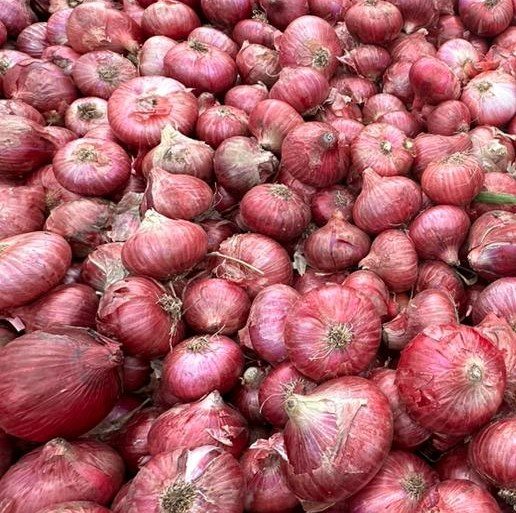
#> input picture onions.jpg, 516 x 513 px, found by its file name
$ python main.py
#> lines starting #> are read from the running program, lines starting #| are printed output that depends on the picture; after the words box and inside, x2 and y2 are one past the last pixel; in counts of white or black regions, pixels touching at a corner belong together
#> in main, image is the input picture: shape (513, 516, 3); mean B, G, R 103.2, 96.3, 168.8
import cv2
import os
import numpy as np

def detect_onion_color(image):

    # Convert image to HSV color space
    hsv = cv2.cvtColor(image, cv2.COLOR_BGR2HSV)

    # Define thresholds for each color
    lower_red = np.array([0, 50, 50])
    upper_red = np.array([10, 255, 255])
    lower_pink = np.array([150, 50, 50])
    upper_pink = np.array([170, 255, 255])
    lower_white = np.array([0, 0, 200])
    upper_white = np.array([180, 30, 255])

    # Create masks for each color
    mask_red = cv2.inRange(hsv, lower_red, upper_red)
    mask_pink = cv2.inRange(hsv, lower_pink, upper_pink)
    mask_white = cv2.inRange(hsv, lower_white, upper_white)

    # Count the number of non-zero pixels in each mask
    red_pixels = cv2.countNonZero(mask_red)
    pink_pixels = cv2.countNonZero(mask_pink)
    white_pixels = cv2.countNonZero(mask_white)

    # Determine the predominant color based on the number of pixels
    max_pixels = max(red_pixels, pink_pixels, white_pixels)
    if max_pixels == red_pixels:
        return "Red"
    elif max_pixels == pink_pixels:
        return "Pink"
    elif max_pixels == white_pixels:
        return "White"
    else:
        return "Unknown"

def count_onion_colors(image):
    # Convert image to grayscale
    gray = cv2.cvtColor(image, cv2.COLOR_BGR2GRAY)
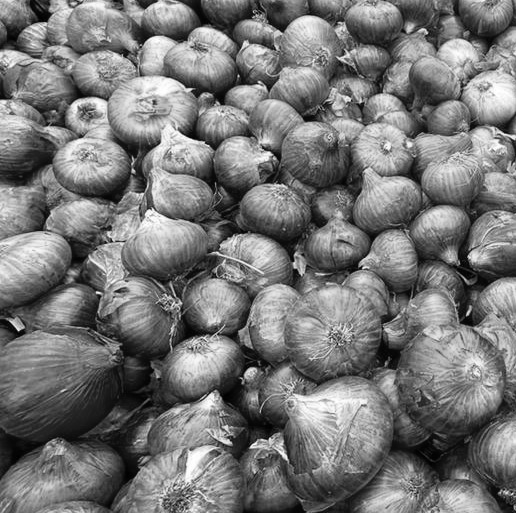
#> gray: shape (513, 516); min 0, max 255, mean 118.8

    # Apply Gaussian blur to reduce noise
    blurred = cv2.GaussianBlur(gray, (5, 5), 0)

    # Threshold the image to obtain binary mask
    _, thresh = cv2.threshold(blurred, 220, 255, cv2.THRESH_BINARY)
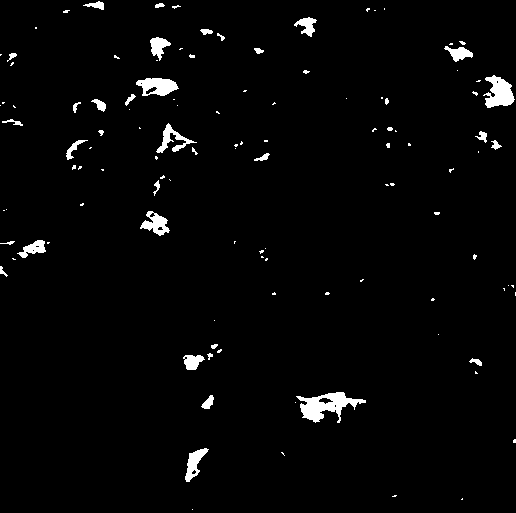
#> thresh: shape (513, 516); 2.4% white; 115 white regions (79 under 20 px)

    # Find contours in the binary mask
    contours, _ = cv2.findContours(thresh, cv2.RETR_EXTERNAL, cv2.CHAIN_APPROX_SIMPLE)
#> contours = 115 contours, 87 with area under 20; largest, box (x1, y1, x2, y2) and area: (296, 392, 366, 423) 924, (483, 75, 515, 108) 583, (136, 78, 179, 96) 505, (140, 211, 170, 236) 354, (185, 448, 209, 482) 322

    # Initialize counters for red, pink, and white onions
    red_count = 0
    pink_count = 0
    white_count = 0

    # Iterate through contours and classify onions based on color
    for contour in contours:
        # Compute the bounding box for the contour
        x, y, w, h = cv2.boundingRect(contour)

        # Extract the region of interest (ROI) from the original image
        roi = image[y:y+h, x:x+w]

        # Classify the color of the onion using the detect_onion_color function
        color = detect_onion_color(roi)

        # Update the count based on the color classification
        if color == "Red":
            red_count += 1
        elif color == "Pink":
            pink_count += 1
        elif color == "White":
            white_count += 1
#> this loop made 115 passes
#> (x, y, w, h, roi, hsv in detect_onion_color, mask_red in detect_onion_color, mask_pink in detect_onion_color) on passes 1, 7, 16, 17, 24, 32: (192, 509, 1, 1, [[232, 231, 255]], [[179, 24, 255]], [0], [0]), (295, 402, 1, 1, [[225, 248, 255]], [[23, 30, 255]], [0], [0]), (438, 334, 1, 1, [[223, 201, 253]], [[167, 52, 253]], [0], [255]), (214, 320, 1, 1, [[214, 223, 255]], [[7, 41, 255]], [0], [0]), (508, 285, 1, 1, [[225, 205, 248]], [[166, 44, 248]], [0], [0]), (265, 248, 1, 1, [[228, 216, 255]], [[171, 39, 255]], [0], [0])
#> (contour, x, y, w, h, mask_pink in detect_onion_color, mask_white in detect_onion_color, red_pixels in detect_onion_color) on passes 10, 33, 34: ([[475, 371], [475, 373], [477, 373]], 475, 371, 3, 3, [[0, 0, 0], [0, 0, 0], [0, 0, 0]], [[255, 255, 0], [255, 255, 255], [255, 255, 255]], 0), ([[47, 242], [47, 243], [48, 243], [49, 242]], 47, 242, 3, 2, [[0, 0, 0], [0, 0, 0]], [[0, 0, 0], [0, 255, 0]], 0), ([[234, 241], [234, 243], [234, 242], [235, 241]], 234, 241, 2, 3, [[0, 0], [0, 0], [0, 0]], [[255, 0], [255, 0], [0, 0]], 0)

    return red_count, pink_count, white_count

def main():
    # Directory containing onion images
    project_dir = "../ONION DETECTION/"
    image_file = os.path.join(project_dir, "onions.jpg")

    # Check if the image file exists
    if not os.path.isfile(image_file):
        print("Error: Image file not found:", image_file)
        return

    # Read the image from file
    image = cv2.imread(image_file)

    if image is None:
        print("Error: Failed to read image:", image_file)
        return

    # Display the image
    cv2.imshow('Onion Detection', image)

    # Count the number of onions of each color
    red_count, pink_count, white_count = count_onion_colors(image)
    print("Number of Red Onions:", red_count)
#| Number of Red Onions: 44
    print("Number of Pink Onions:", pink_count)
#| Number of Pink Onions: 14
    print("Number of White Onions:", white_count)
#| Number of White Onions: 57

    # Wait for a key press to exit
    cv2.waitKey(0)

    # Close the OpenCV window
    cv2.destroyAllWindows()

if __name__ == "__main__":
    main()

$ run again, with onion1.jpg copied over onions.jpg
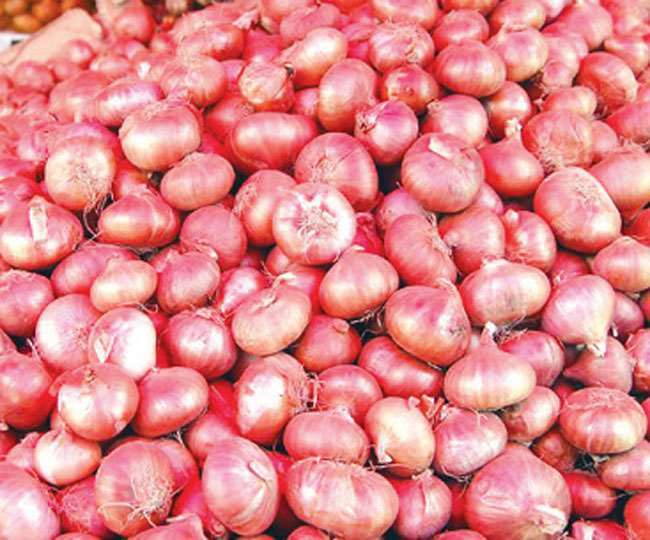
#> input picture onion1.jpg, 650 x 540 px, found by its file name
#> in main, image is the input picture: shape (540, 650, 3); mean B, G, R 137.2, 134, 224.9
#> in count_onion_colors, `gray = cv2.cvtColor(image, cv2.COLOR_BGR2GRAY)`:
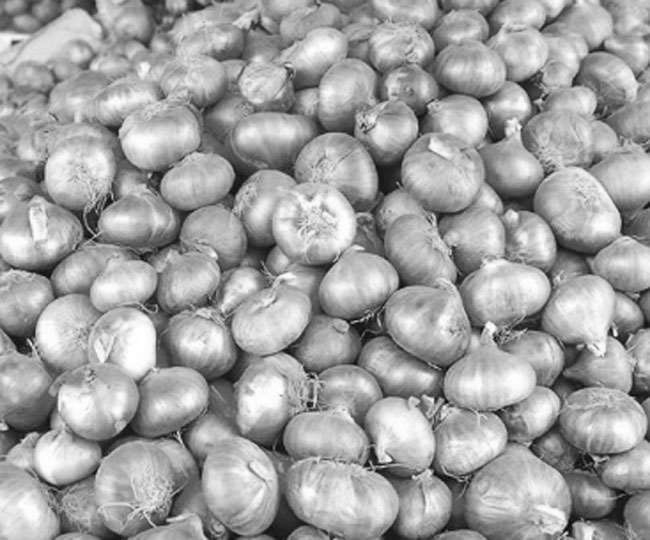
#> gray: shape (540, 650); min 3, max 255, mean 161.5
#> in count_onion_colors, `_, thresh = cv2.threshold(blurred, 220, 255, cv2.THRESH_BINARY)`:
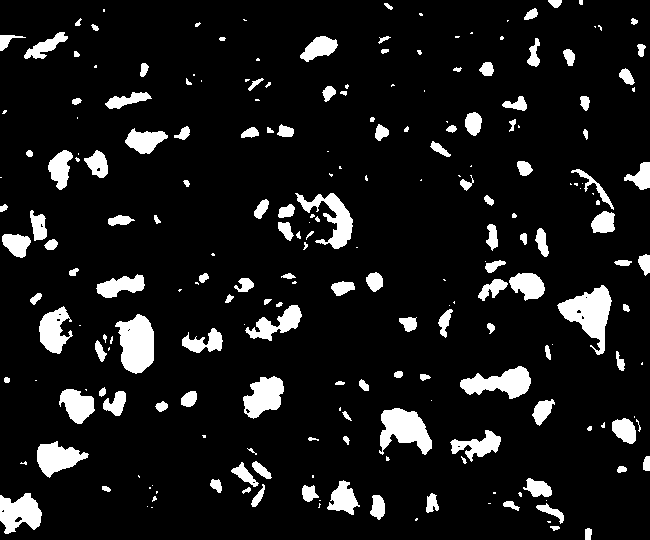
#> thresh: shape (540, 650); 9.8% white; 225 white regions (86 under 20 px)
#> contours = 225 contours, 104 with area under 20; largest, box (x1, y1, x2, y2) and area: (557, 285, 612, 355) 1710, (115, 314, 154, 374) 1600, (379, 408, 432, 455) 1422, (460, 366, 531, 399) 1214, (0, 493, 42, 534) 1100
#> the loop in count_onion_colors, `for contour in contours:` made 225 passes
#> (x, y, w, h, roi, hsv in detect_onion_color, mask_red in detect_onion_color, mask_pink in detect_onion_color) on passes 6, 11, 24: (147, 506, 1, 1, [[213, 222, 255]], [[6, 42, 255]], [0], [0]), (546, 500, 1, 1, [[213, 213, 255]], [[0, 42, 255]], [0], [0]), (152, 485, 1, 1, [[226, 228, 255]], [[2, 29, 255]], [0], [0])
#| Number of Red Onions: 115
#| Number of Pink Onions: 3
#| Number of White Onions: 107
